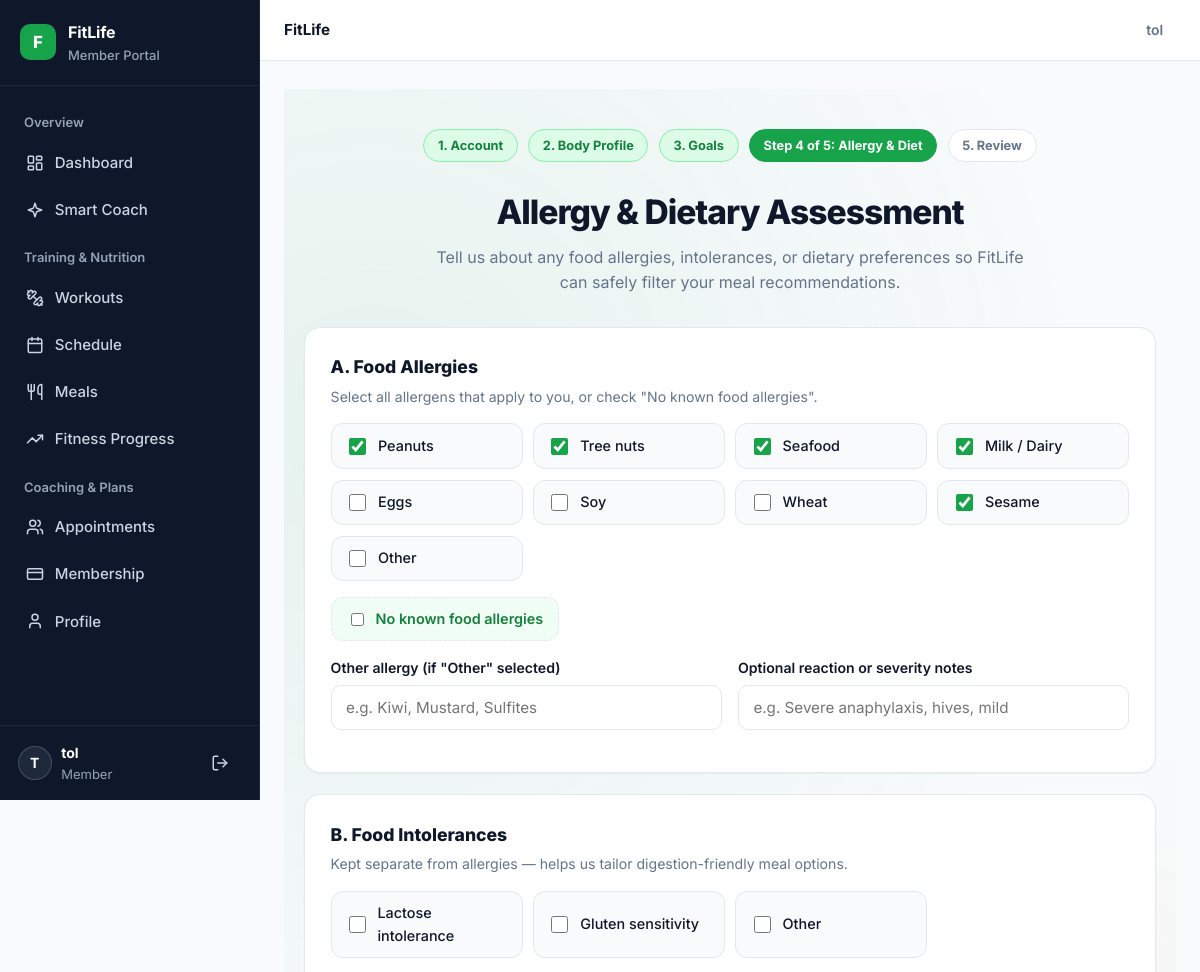
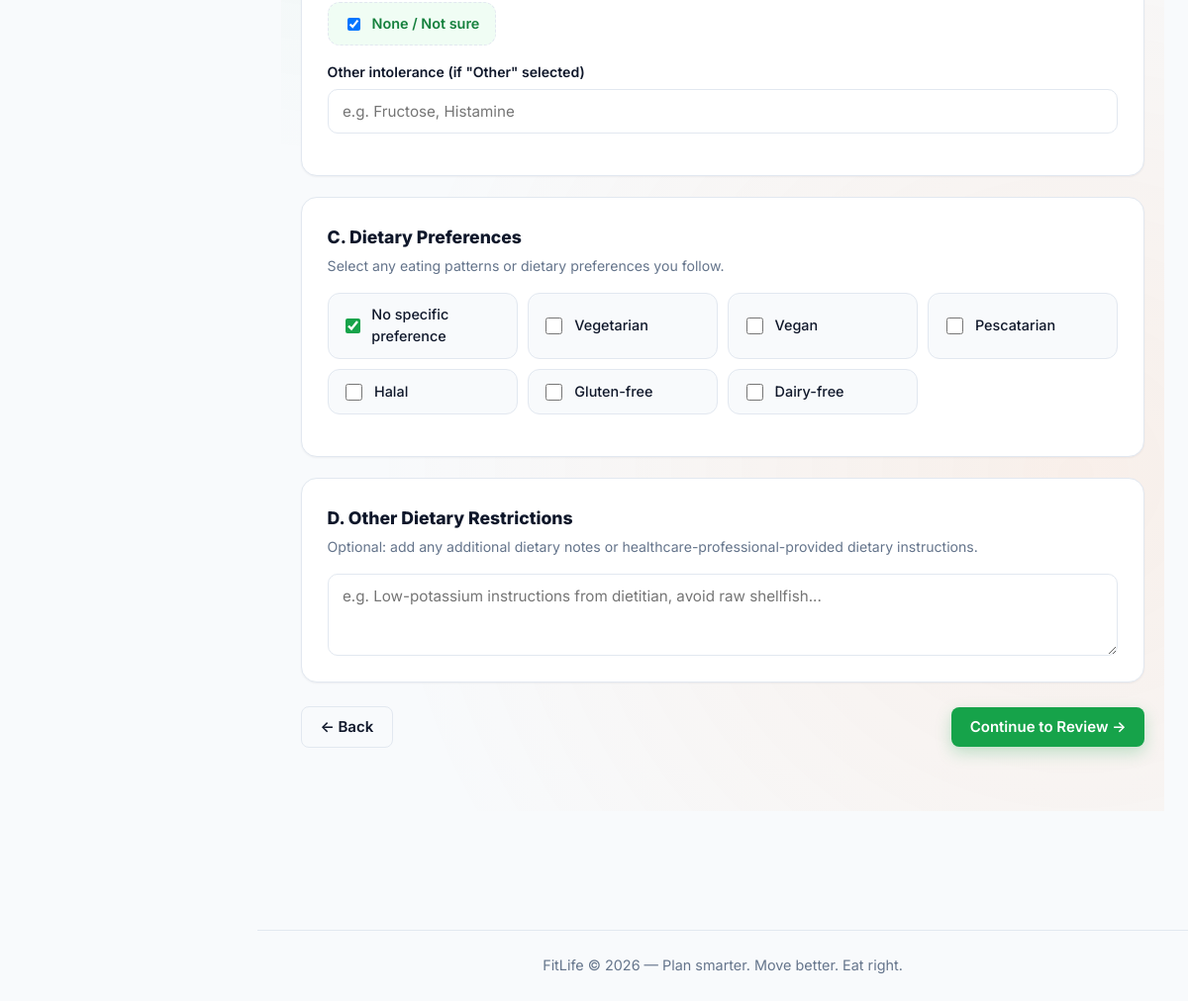
The page /accounts/allergy-assessment/ (signed in) on the database its author committed (2 pictures, top to bottom).
### fitnessplanner/accounts/models.py (models this page shows, shortened)
class Allergen(models.Model):
    slug = models.SlugField(max_length=40, unique=True)
    name = models.CharField(max_length=100)
    display_order = models.PositiveSmallIntegerField(default=0)
    class Meta:
        ordering = ['display_order', 'name']

class MemberDietaryProfile(models.Model):
    user = models.OneToOneField(
        settings.AUTH_USER_MODEL,
        on_delete=models.CASCADE,
        related_name='dietary_profile',
    )
    no_known_allergies = models.BooleanField(default=False)
    no_known_intolerances = models.BooleanField(default=False)
    dietary_preferences = models.ManyToManyField(DietaryPreferenceOption, blank=True)
    other_restrictions = models.TextField(blank=True, default='')
    assessment_completed = models.BooleanField(default=False)
    updated_at = models.DateTimeField(auto_now=True)

class FoodIntolerance(models.Model):
    slug = models.SlugField(max_length=40, unique=True)
    name = models.CharField(max_length=100)
    display_order = models.PositiveSmallIntegerField(default=0)
    class Meta:
        ordering = ['display_order', 'name']

class DietaryPreferenceOption(models.Model):
    slug = models.SlugField(max_length=40, unique=True)
    name = models.CharField(max_length=100)
    display_order = models.PositiveSmallIntegerField(default=0)
    class Meta:
        ordering = ['display_order', 'name']

### fitnessplanner/accounts/views.py (the view, shortened to what this page needs)
# urls.py: path('allergy-assessment/', views.allergy_assessment, name='allergy_assessment'),
@login_required
def allergy_assessment(request):
    profile, _ = UserProfile.objects.get_or_create(user=request.user)
    diet_profile, _ = MemberDietaryProfile.objects.get_or_create(user=request.user)
    all_allergens = list(Allergen.objects.all())
    all_intolerances = list(FoodIntolerance.objects.all())
    all_diet_prefs = list(DietaryPreferenceOption.objects.all())
    edit_mode = request.GET.get('from') == 'profile' or request.POST.get('from') == 'profile'
    back_url = 'accounts:profile' if edit_mode else (
        'accounts:select_muscle_groups' if profile.fitness_goal == 'build_muscle' else 'accounts:select_goal'
    )
    error = None
    existing_allergies = list(MemberAllergy.objects.filter(user=request.user).select_related('allergen'))
    selected_allergen_slugs = [ma.allergen.slug for ma in existing_allergies]
    other_allergy_name = next((ma.custom_name for ma in existing_allergies if ma.allergen.slug == 'other'), '')
    allergy_severity = next((ma.severity_notes for ma in existing_allergies if ma.severity_notes), '')
    existing_intolerances = list(MemberIntolerance.objects.filter(user=request.user).select_related('intolerance'))
    selected_intolerance_slugs = [mi.intolerance.slug for mi in existing_intolerances]
    other_intolerance_name = next((mi.custom_name for mi in existing_intolerances if mi.intolerance.slug == 'other'), '')
    selected_diet_slugs = list(diet_profile.dietary_preferences.values_list('slug', flat=True))
    return render(request, 'accounts/allergy_assessment.html', {
        'profile': profile,
        'diet_profile': diet_profile,
        'all_allergens': all_allergens,
        'all_intolerances': all_intolerances,
        'all_diet_prefs': all_diet_prefs,
        'selected_allergen_slugs': selected_allergen_slugs,
        'other_allergy_name': other_allergy_name,
        'allergy_severity': allergy_severity,
        'selected_intolerance_slugs': selected_intolerance_slugs,
        'other_intolerance_name': other_intolerance_name,
        'selected_diet_slugs': selected_diet_slugs,
        'back_url': back_url,
        'edit_mode': edit_mode,
        'error': error,
    })

### fitnessplanner/accounts/templates/accounts/allergy_assessment.html (shortened to what this page needs)
{% extends "base.html" %}
{% block content %}
<div class="onboard-page">
  <div class="onboard-wrap">
    {% if not edit_mode %}
    <div class="step-progress">
      <span class="step-pill done">1. Account</span>
      <span class="step-pill done">2. Body Profile</span>
      <span class="step-pill done">3. Goals</span>
      <span class="step-pill current">Step 4 of 5: Allergy &amp; Diet</span>
      <span class="step-pill">5. Review</span>
    </div>
    {% endif %}
    <div class="onboard-header">
      <h1>Allergy &amp; Dietary Assessment</h1>
      <p>Tell us about any food allergies, intolerances, or dietary preferences so FitLife can safely filter your meal recommendations.</p>
    </div>
    <form method="post">
      <div class="assess-card">
        <h3>A. Food Allergies</h3>
        <p class="sub">Select all allergens that apply to you, or check "No known food allergies".</p>
        <div class="check-grid">
          {% for a in all_allergens %}
            <label class="check-chip">
              <input type="checkbox" name="allergens" value="{{ a.slug }}" class="allergen-cb"
                {% if a.slug in selected_allergen_slugs %}checked{% endif %}>
              <span>{{ a.name }}</span>
            </label>
          {% endfor %}
        </div>
        <label class="none-chip" style="margin-bottom:1rem;">
          <input type="checkbox" name="no_known_allergies" id="noKnownAllergies"
            {% if diet_profile.no_known_allergies %}checked{% endif %}>
          <span>No known food allergies</span>
        </label>
        <div style="display:grid; grid-template-columns: repeat(auto-fit, minmax(240px, 1fr)); gap:1rem;">
          <div class="form-group">
            <label class="form-label" for="id_other_allergy">Other allergy (if "Other" selected)</label>
            <input type="text" id="id_other_allergy" name="other_allergy_name" class="form-control"
              value="{{ other_allergy_name }}" placeholder="e.g. Kiwi, Mustard, Sulfites">
          </div>
          <div class="form-group">
            <label class="form-label" for="id_allergy_severity">Optional reaction or severity notes</label>
            <input type="text" id="id_allergy_severity" name="allergy_severity" class="form-control"
              value="{{ allergy_severity }}" placeholder="e.g. Severe anaphylaxis, hives, mild">
          </div>
        </div>
      </div>
      <div class="assess-card">
        <h3>B. Food Intolerances</h3>
        <p class="sub">Kept separate from allergies — helps us tailor digestion-friendly meal options.</p>
        <div class="check-grid">
          {% for i in all_intolerances %}
            <label class="check-chip">
              <input type="checkbox" name="intolerances" value="{{ i.slug }}" class="intolerance-cb"
                {% if i.slug in selected_intolerance_slugs %}checked{% endif %}>
              <span>{{ i.name }}</span>
            </label>
          {% endfor %}
        </div>
        <label class="none-chip" style="margin-bottom:1rem;">
          <input type="checkbox" name="no_known_intolerances" id="noKnownIntolerances"
            {% if diet_profile.no_known_intolerances %}checked{% endif %}>
          <span>None / Not sure</span>
        </label>
        <div class="form-group">
          <label class="form-label" for="id_other_intolerance">Other intolerance (if "Other" selected)</label>
          <input type="text" id="id_other_intolerance" name="other_intolerance_name" class="form-control"
            value="{{ other_intolerance_name }}" placeholder="e.g. Fructose, Histamine">
        </div>
      </div>
      <div class="assess-card">
        <h3>C. Dietary Preferences</h3>
        <p class="sub">Select any eating patterns or dietary preferences you follow.</p>
        <div class="check-grid">
          {% for p in all_diet_prefs %}
            <label class="check-chip">
              <input type="checkbox" name="dietary_preferences" value="{{ p.slug }}"
                {% if p.slug in selected_diet_slugs %}checked{% endif %}>
              <span>{{ p.name }}</span>
            </label>
          {% endfor %}
        </div>
      </div>
      <div class="assess-card">
        <h3>D. Other Dietary Restrictions</h3>
        <p class="sub">Optional: add any additional dietary notes or healthcare-professional-provided dietary instructions.</p>
        <div class="form-group" style="margin-bottom:0;">
          <textarea name="other_restrictions" rows="3" class="form-control"
            placeholder="e.g. Low-potassium instructions from dietitian, avoid raw shellfish...">{{ diet_profile.other_restrictions }}</textarea>
        </div>
      </div>
      <div class="onboard-actions">
        <a href="{% url back_url %}" class="btn btn-outline">&larr; Back</a>
        <button type="submit" class="btn btn-primary">
          {% if edit_mode %}Save Changes{% else %}Continue to Review &rarr;{% endif %}
        </button>
      </div>
    </form>
  </div>
</div>
{% endblock %}

### templates/base.html (shortened to what this page needs)
{% load static %}<!doctype html>
<html lang="en">
  <head>
    <link href="{% static 'css/styles.css' %}" rel="stylesheet">
  </head>
  <body>
    {% block body %}
    {% if user.is_authenticated %}
      <div class="app-shell">
        <aside class="app-sidebar" id="memberSidebar" aria-label="Member navigation">
          <div class="app-sidebar-brand">
            <div class="app-brand-mark">F</div>
            <div class="app-brand-text">
              <strong>FitLife</strong>
              <span>Member Portal</span>
            </div>
          </div>
          <nav class="app-sidebar-nav">
            <div class="app-sidebar-label">Overview</div>
            <a href="{% url 'planner:index' %}" class="app-nav-link {% if request.resolver_match.url_name == 'index' %}active{% endif %}">
              {% include "components/icon.html" with name="dashboard" %} Dashboard
            </a>
            <a href="{% url 'planner:smart_suggestions' %}" class="app-nav-link {% if 'suggestions' in request.resolver_match.url_name %}active{% endif %}">
              {% include "components/icon.html" with name="sparkles" %} Smart Coach
            </a>
            <div class="app-sidebar-label">Training &amp; Nutrition</div>
            <a href="{% url 'planner:workout_list' %}" class="app-nav-link {% if 'workout' in request.resolver_match.url_name %}active{% endif %}">
              {% include "components/icon.html" with name="dumbbell" %} Workouts
            </a>
            <a href="{% url 'planner:schedule_list' %}" class="app-nav-link {% if 'schedule' in request.resolver_match.url_name %}active{% endif %}">
              {% include "components/icon.html" with name="calendar" %} Schedule
            </a>
            <a href="{% url 'planner:meal_list' %}" class="app-nav-link {% if 'meal' in request.resolver_match.url_name %}active{% endif %}">
              {% include "components/icon.html" with name="utensils" %} Meals
            </a>
            <a href="{% url 'accounts:progress' %}" class="app-nav-link {% if request.resolver_match.url_name == 'progress' %}active{% endif %}">
              {% include "components/icon.html" with name="trending-up" %} Fitness Progress
            </a>
            <div class="app-sidebar-label">Coaching &amp; Plans</div>
            <a href="{% url 'planner:instructor_list' %}" class="app-nav-link {% if 'instructor' in request.resolver_match.url_name %}active{% endif %}">
              {% include "components/icon.html" with name="users" %} Appointments
            </a>
            <a href="{% url 'planner:membership_list' %}" class="app-nav-link {% if 'membership' in request.resolver_match.url_name %}active{% endif %}">
              {% include "components/icon.html" with name="credit-card" %} Membership
            </a>
            <a href="{% url 'accounts:profile' %}" class="app-nav-link {% if 'profile' in request.resolver_match.url_name %}active{% endif %}">
              {% include "components/icon.html" with name="user" %} Profile
            </a>
          </nav>
          <div class="app-sidebar-footer">
            <div class="app-sidebar-user">
              <div class="app-user-avatar">{{ user.username|slice:":1"|upper }}</div>
              <div class="app-user-meta">
                <strong>{{ user.username }}</strong>
                <small>Member</small>
              </div>
            </div>
            <form action="{% url 'logout' %}" method="post" style="margin:0;">
              <button class="btn btn-ghost btn-sm" style="color:#CBD5E1;" type="submit" aria-label="Logout">
                {% include "components/icon.html" with name="logout" %}
              </button>
            </form>
          </div>
        </aside>
        <div class="app-main">
          <header class="app-topbar">
            <div class="app-topbar-left">
              <span style="font-weight:700; font-size:.95rem; color:var(--text);">FitLife</span>
            </div>
            <div class="flex" style="gap:.75rem;">
              <a href="{% url 'accounts:profile' %}" class="btn btn-ghost btn-sm">{{ user.username }}</a>
            </div>
          </header>
    {% endif %}
          <main id="main-content" class="{% if user.is_authenticated %}app-content{% endif %}">
            {% block content %}{% endblock %}
          </main>
          {% block footer %}
          <footer class="fl-footer">
            <div class="container">
              FitLife &copy; {% now "Y" %} — Plan smarter. Move better. Eat right.
            </div>
          </footer>
          {% endblock %}
    {% if user.is_authenticated %}
        </div>
      </div>
    {% endif %}
    {% endblock %}
  </body>
</html>

### rows shown on the page
Allergen: slug "☑", name "Peanuts"
Allergen: slug "☑", name "Tree nuts"
Allergen: slug "☑", name "Seafood"
Allergen: slug "☑", name "Milk / Dairy"
Allergen: name "Eggs"
Allergen: name "Soy"
Allergen: name "Wheat"
Allergen: slug "☑", name "Sesame"
Allergen: name "Other"
MemberDietaryProfile: no_known_intolerances "☑"
FoodIntolerance: name "Lactose intolerance"
FoodIntolerance: name "Gluten sensitivity"
FoodIntolerance: name "Other"
DietaryPreferenceOption: slug "☑", name "No specific preference"
DietaryPreferenceOption: name "Vegetarian"
DietaryPreferenceOption: name "Vegan"
DietaryPreferenceOption: name "Pescatarian"
DietaryPreferenceOption: name "Halal"
DietaryPreferenceOption: name "Gluten-free"
DietaryPreferenceOption: name "Dairy-free"

### other values the page prints
{{ user.username|slice:":1"|upper }} "T"
{{ user.username }} "tol"
